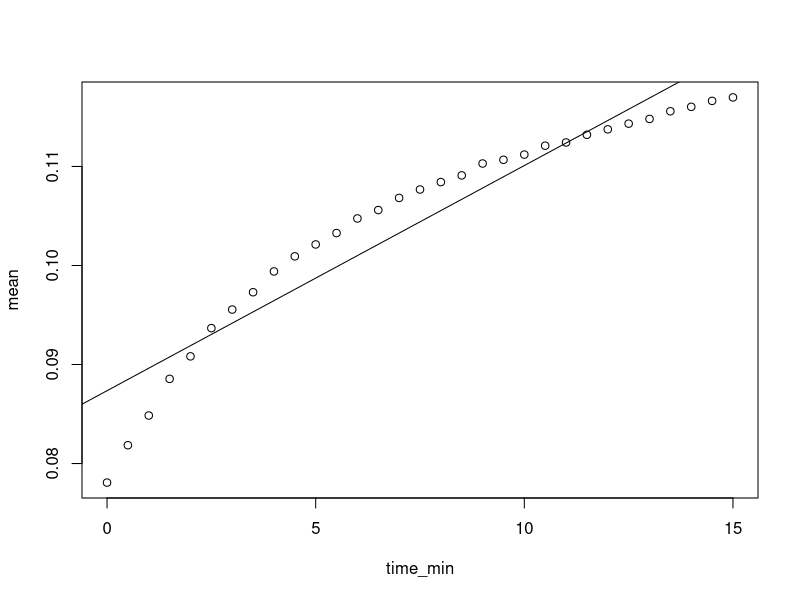
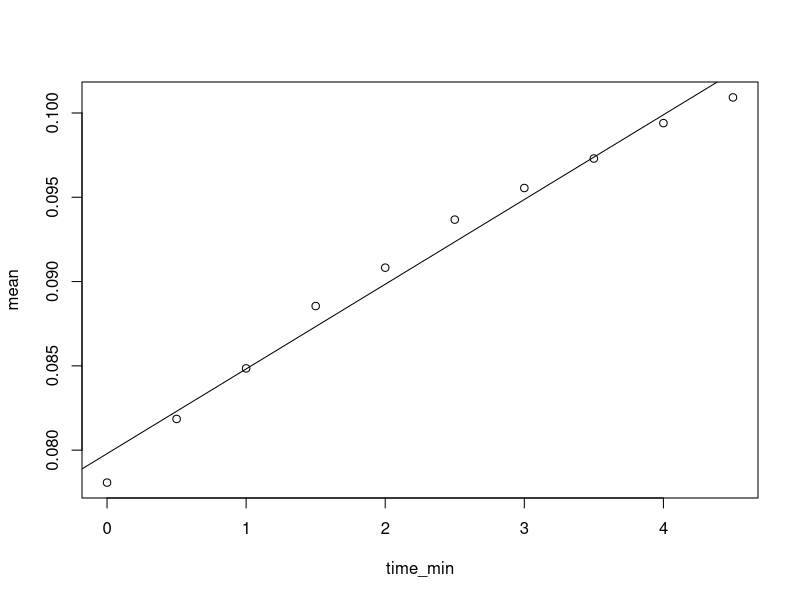
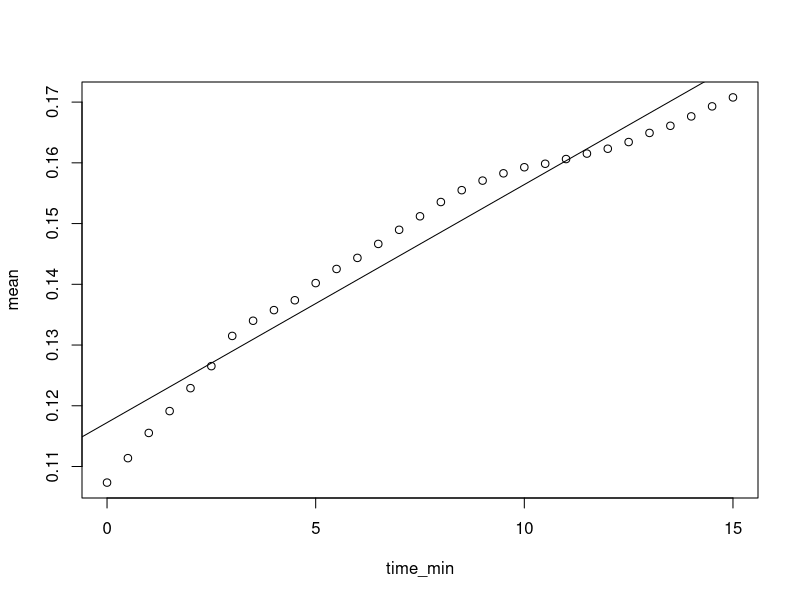
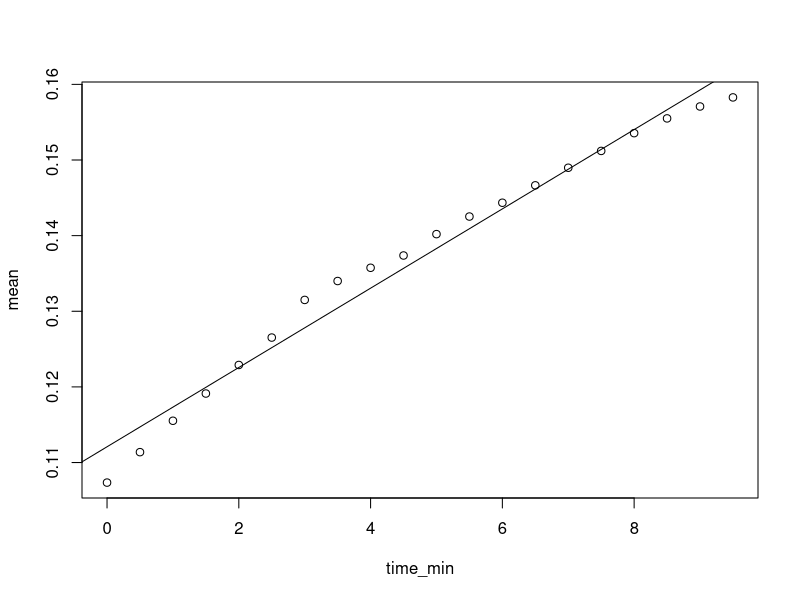
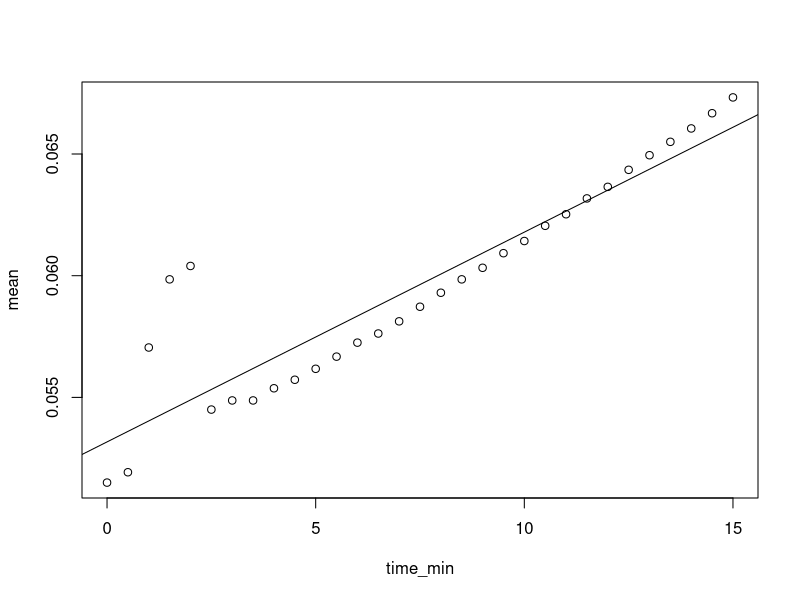
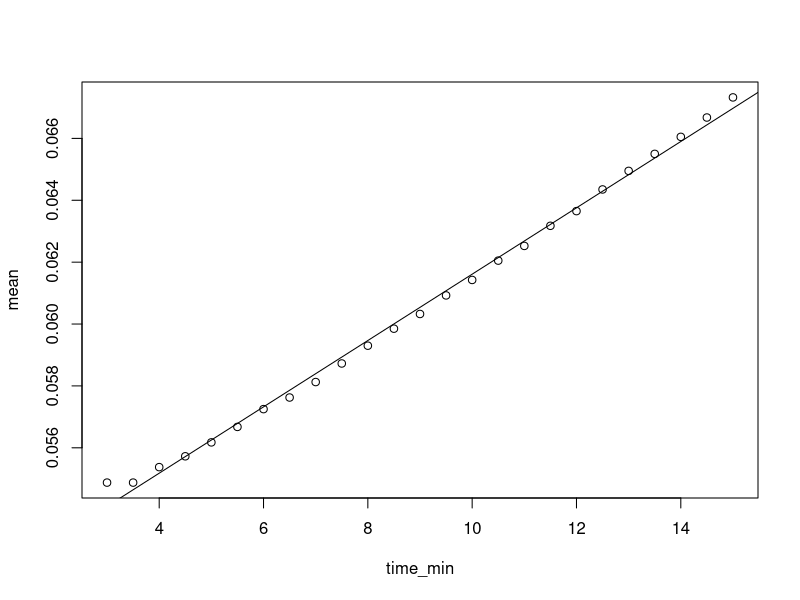
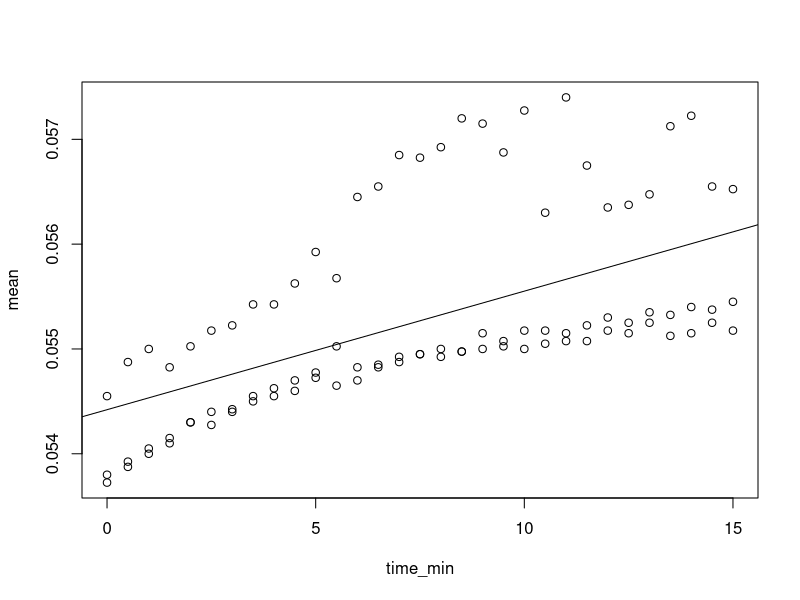
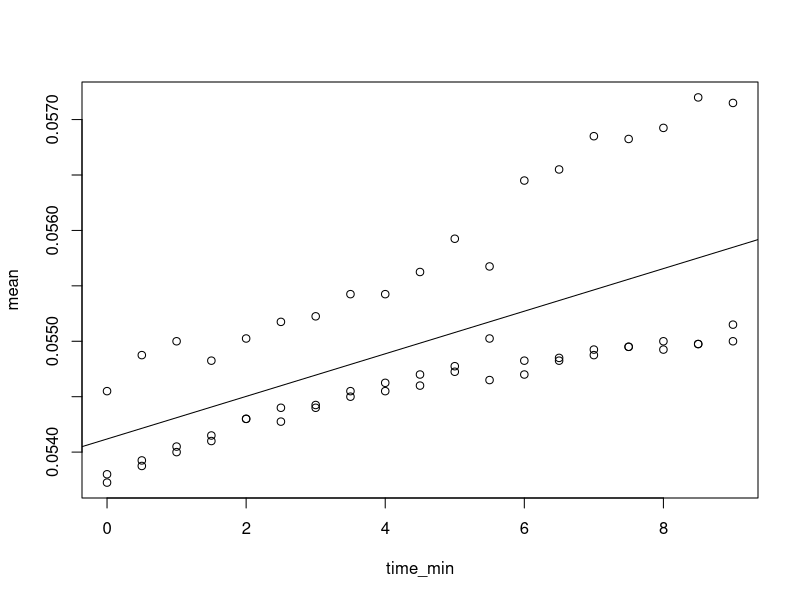

R code for these plots, in order:
## ---- chunk 1
library(readr)
library(dplyr)
library(tidyverse)
library(lme4)
## ---- chunk 2

# Load data
mbth_needle.dat <- read_csv("Data/Clean/clean_MBTH_needle_masceration.csv")
abts_needle.dat <- read_csv("Data/Clean/clean_ABTS_needle_masceration.csv")
ldopa_needle.dat <- read_csv("Data/Clean/clean_LDOPA_needle_masceration.csv")
dmp_needle.dat <- read_csv("Data/Clean/clean_DMP_needle_masceration.csv")

# Summarize mean values for technical replicates for each time point

mbth_needle.sum <- mbth_needle.dat |> 
  separate(sample,
           into = c("method", "replicate")) |>
  filter(method %in% c("shake", "soak", "turrax")) |> 
  group_by(time_min, method, treatment,replicate) |> 
  summarise(mean = mean(absorbance)) |> 
  mutate(substrate = "MBTH/DMAB")
mbth_needle.sum$method <- fct_relevel(mbth_needle.sum$method, "soak", "shake", "turrax")
mbth_needle.sum$treatment <- fct_relevel(mbth_needle.sum$treatment, "A_H2O2", "A", "B_H2O2", "B")


abts_needle.sum <- abts_needle.dat |> 
  separate(sample,
           into = c("method", "replicate")) |> 
  group_by(time_min, method, treatment,replicate) |> 
  summarise(mean = mean(absorbance))|> 
  mutate(substrate = "ABTS")
abts_needle.sum$method <- fct_relevel(abts_needle.sum$method, "soak", "shake", "turrax")
abts_needle.sum$treatment <- fct_relevel(abts_needle.sum$treatment, "A_H2O2", "A", "B_H2O2", "B")

ldopa_needle.sum <- ldopa_needle.dat |> 
  separate(sample,
           into = c("method", "replicate")) |> 
  group_by(time_min, method, treatment,replicate) |> 
  summarise(mean = mean(absorbance)) |> 
  mutate(substrate = "L-DOPA")
ldopa_needle.sum$method <- fct_relevel(ldopa_needle.sum$method, "soak", "shake", "turrax")
ldopa_needle.sum$treatment <- fct_relevel(ldopa_needle.sum$treatment, "A_H2O2", "A", "B_H2O2", "B")

dmp_needle.sum <- dmp_needle.dat |> 
  separate(sample,
           into = c("method", "replicate")) |> 
  group_by(time_min, method, treatment,replicate) |> 
  summarise(mean = mean(absorbance)) |> 
  mutate(substrate = "DMP")
dmp_needle.sum$method <- fct_relevel(dmp_needle.sum$method, "soak", "shake", "turrax")
dmp_needle.sum$treatment <- fct_relevel(dmp_needle.sum$treatment, "A_H2O2", "A", "B_H2O2", "B")

## ---- chunk 3
substrate_needle_list<-list(mbth_needle.sum,abts_needle.sum,ldopa_needle.sum,dmp_needle.sum)

#make empty list for dataframes with slopes added 
substrate_needle_list_slope<-list()
for (i in 1:length(substrate_needle_list)){
substrate_needle_list[[i]]<-substrate_needle_list[[i]][-which(substrate_needle_list[[i]]$time_min > 15),] #this trims to first 15 mins (as done in the figure - improves r.squ by capturing rate of increase before plateau)
  
substrate_needle_list_slope[[i]]<-substrate_needle_list[[i]] %>% 
  group_by(time_min, method,replicate) %>% #for each time point
  mutate(Mn_depen = mean[2]-mean[4])%>% # this function subtracts the mean MnSO4 and EDTA activity
  ungroup # the resulting df will have repeated values of the calculated differences for every time point 

substrate_needle_list_slope[[i]]<-substrate_needle_list_slope[[i]] %>% 
  group_by(method, treatment,replicate) %>% #for each time point
  mutate(slope = coef(lm(mean~time_min))[2])%>% # this function determines slope for each treatment
  ungroup 

substrate_needle_list_slope[[i]]<-substrate_needle_list_slope[[i]] %>% 
  group_by(method, treatment,replicate) %>% #for each time point
  mutate(r.squ = summary(lm(mean~time_min))$adj.r.squared)%>% # this function determines r sqj for each treatment
  ungroup
}


#pull out to make a new dataframe that isolates the slopes 
activity_all_treatments<-rbind(substrate_needle_list_slope[[1]][1:36,-c(1,5,7)],substrate_needle_list_slope[[2]][1:36,-c(1,5,7)],substrate_needle_list_slope[[3]][1:36,-c(1,5,7)],substrate_needle_list_slope[[4]][1:36,-c(1,5,7)])


## ---- chunk 4
activity_all_treatments[which(activity_all_treatments$r.squ < 0.95),]

low.r.sq1 <- mbth_needle.sum |> 
  filter(method == "shake") |> 
  filter(replicate == "2") |>
  filter(treatment == "B")

plot(mean~time_min,data = low.r.sq1[which(low.r.sq1$time_min < 15.5),]) #split into two linear phases
abline(lm(mean~time_min,data = low.r.sq1[which(low.r.sq1$time_min < 15.5),]))
plot(mean~time_min,data = low.r.sq1[which(low.r.sq1$time_min < 5),]) #fix by using first 5
abline(lm(mean~time_min,data = low.r.sq1[which(low.r.sq1$time_min < 5),]))

low.r.sq2 <- abts_needle.sum |> 
  filter(method == "soak") |> 
  filter(replicate == "2") |>
  filter(treatment == "A_H2O2")

plot(mean~time_min,data = low.r.sq2[which(low.r.sq2$time_min < 15.5),]) #split into two linear phases
abline(lm(mean~time_min,data = low.r.sq2[which(low.r.sq2$time_min < 15.5),]))
plot(mean~time_min,data = low.r.sq2[which(low.r.sq2$time_min < 10),]) #fix using first 10
abline(lm(mean~time_min,data = low.r.sq2[which(low.r.sq2$time_min < 10),]))

low.r.sq3 <- dmp_needle.sum |> 
  filter(method == "shake") |> 
  filter(replicate == "1") |>
  filter(treatment == "B")

plot(mean~time_min,data = low.r.sq3[which(low.r.sq3$time_min < 15.5),]) #a clear little increase then crash 
abline(lm(mean~time_min,data = low.r.sq3[which(low.r.sq3$time_min < 15.5),]))
plot(mean~time_min,data = low.r.sq3[which(between(low.r.sq3$time_min,3,15)),]) # exlcude first 3 mins
abline(lm(mean~time_min,data = low.r.sq3[which(between(low.r.sq3$time_min,3,15)),]))

low.r.sq4 <- ldopa_needle.sum |> 
  filter(method == "shake") |> 
  filter(treatment == "A")

plot(mean~time_min,data = low.r.sq4[which(low.r.sq4$time_min < 15.5),]) #use only 0-9 mins for rep three
abline(lm(mean~time_min,data = low.r.sq4[which(low.r.sq4$time_min < 15.5),]))
plot(mean~time_min,data = low.r.sq4[which(between(low.r.sq4$time_min,0,9)),]) #use only 0-9 mins for rep three
abline(lm(mean~time_min,data = low.r.sq4[which(between(low.r.sq4$time_min,0,9)),]))

low.r.sq5 <- ldopa_needle.sum |> 
  filter(method == "shake") |> 
  filter(treatment == "B") |>
  filter(replicate == "3")

plot(mean~time_min,data = low.r.sq5[which(low.r.sq5$time_min < 15.5),]) #exlcude first 1 min from rep three
abline(lm(mean~time_min,data = low.r.sq5[which(low.r.sq5$time_min < 15.5),]))
plot(mean~time_min,data = low.r.sq5[which(between(low.r.sq5$time_min,1,15)),]) 
abline(lm(mean~time_min,data = low.r.sq5[which(between(low.r.sq5$time_min,1,15)),]))

low.r.sq6 <- ldopa_needle.sum |> 
  filter(method == "soak") |> 
  filter(treatment == "B")

plot(mean~time_min,data = low.r.sq6) #just kinda crummy because change in absorbance is so low 
abline(lm(mean~time_min,data = low.r.sq6))
plot(mean~time_min,data = low.r.sq6[which(between(low.r.sq6$time_min,3,15)),]) #try slope between 3 and 15 for replicate 1 
abline(lm(mean~time_min,data = low.r.sq6[which(between(low.r.sq6$time_min,3,15)),]))

low.r.sq7 <- ldopa_needle.sum |> 
  filter(method == "soak") |> 
  filter(treatment == "B_H2O2")|>
  filter(replicate == "1")

plot(mean~time_min,data = low.r.sq7[which(between(low.r.sq7$time_min,0,15)),]) #remove first 1.5 mins from rep 2 and first 2 mins from rep 3
abline(lm(mean~time_min,data = low.r.sq7[which(between(low.r.sq7$time_min,0,15)),]))

low.r.sq8 <- ldopa_needle.sum |> 
  filter(method == "turrax") |> 
  filter(treatment == "B") |>
  filter(replicate == "3")

plot(mean~time_min,data = low.r.sq8[which(between(low.r.sq8$time_min,0.5,6.5)),]) #two phase - take the first 6.5 mins
abline(lm(mean~time_min,data = low.r.sq8[which(between(low.r.sq8$time_min,0.5,6.5)),]))
## ---- chunk 5
##note!!! this block needs to be run *IN ORDER* because variable names are repeated (slope and r.squ)

#Shake, B, rep 2, sub MBTH/DMAB
slope<-coef(lm(mean~time_min, data = mbth_needle.sum[which(mbth_needle.sum$method == "shake" & 
                                                      mbth_needle.sum$replicate == "2" & 
                                                      mbth_needle.sum$treatment == "B" &
                                                      between(mbth_needle.sum$time_min,0,5)),]))[2]

r.squ<-summary(lm(mean~time_min, data = mbth_needle.sum[which(mbth_needle.sum$method == "shake" & 
                                                      mbth_needle.sum$replicate == "2" & 
                                                      mbth_needle.sum$treatment == "B" &
                                                      between(mbth_needle.sum$time_min,0,5)),]))$adj.r.squared

activity_all_treatments[which(activity_all_treatments$method == "shake" & activity_all_treatments$treatment == "B" & activity_all_treatments$replicate == "2" & activity_all_treatments$substrate == "MBTH/DMAB"),5]<-slope
activity_all_treatments[which(activity_all_treatments$method == "shake" & activity_all_treatments$treatment == "B" & activity_all_treatments$replicate == "2" & activity_all_treatments$substrate == "MBTH/DMAB"),6]<-r.squ

#Soak, A_H2O2, rep 2, sub ABTS
slope<-coef(lm(mean~time_min, data = abts_needle.sum[which(abts_needle.sum$method == "soak" & 
                                                      abts_needle.sum$replicate == "2" & 
                                                      abts_needle.sum$treatment == "A_H2O2" &
                                                      between(abts_needle.sum$time_min,0,10)),]))[2]

r.squ<-summary(lm(mean~time_min, data = abts_needle.sum[which(abts_needle.sum$method == "soak" & 
                                                      abts_needle.sum$replicate == "2" & 
                                                      abts_needle.sum$treatment == "A_H2O2" &
                                                      between(abts_needle.sum$time_min,0,10)),]))$adj.r.squared

activity_all_treatments[which(activity_all_treatments$method == "soak" & activity_all_treatments$treatment == "A_H2O2" & activity_all_treatments$replicate == "2" & activity_all_treatments$substrate == "ABTS"),5]<-slope
activity_all_treatments[which(activity_all_treatments$method == "soak" & activity_all_treatments$treatment == "A_H2O2" & activity_all_treatments$replicate == "2" & activity_all_treatments$substrate == "ABTS"),6]<-r.squ

#Shake, B, rep 1, sub DMP
slope<-coef(lm(mean~time_min, data = dmp_needle.sum[which(dmp_needle.sum$method == "shake" & 
                                                      dmp_needle.sum$replicate == "1" & 
                                                      dmp_needle.sum$treatment == "B" &
                                                      between(dmp_needle.sum$time_min,3,15)),]))[2]

r.squ<-summary(lm(mean~time_min, data = dmp_needle.sum[which(dmp_needle.sum$method == "shake" & 
                                                      dmp_needle.sum$replicate == "1" & 
                                                      dmp_needle.sum$treatment == "B" &
                                                      between(dmp_needle.sum$time_min,3,15)),]))$adj.r.squared

activity_all_treatments[which(activity_all_treatments$method == "shake" & activity_all_treatments$treatment == "B" & activity_all_treatments$replicate == "1" & activity_all_treatments$substrate == "DMP"),5]<-slope
activity_all_treatments[which(activity_all_treatments$method == "shake" & activity_all_treatments$treatment == "B" & activity_all_treatments$replicate == "1" & activity_all_treatments$substrate == "DMP"),6]<-r.squ

#Shake, A, rep 3, sub ldopa
slope<-coef(lm(mean~time_min, data = ldopa_needle.sum[which(ldopa_needle.sum$method == "shake" & 
                                                      ldopa_needle.sum$replicate == "3" & 
                                                      ldopa_needle.sum$treatment == "A" &
                                                      between(ldopa_needle.sum$time_min,0,9)),]))[2]

r.squ<-summary(lm(mean~time_min, data = ldopa_needle.sum[which(ldopa_needle.sum$method == "shake" & 
                                                      ldopa_needle.sum$replicate == "3" & 
                                                      ldopa_needle.sum$treatment == "A" &
                                                      between(ldopa_needle.sum$time_min,0,9)),]))$adj.r.squared

activity_all_treatments[which(activity_all_treatments$method == "shake" & activity_all_treatments$treatment == "A" & activity_all_treatments$replicate == "3" & activity_all_treatments$substrate == "L-DOPA"),5]<-slope
activity_all_treatments[which(activity_all_treatments$method == "shake" & activity_all_treatments$treatment == "A" & activity_all_treatments$replicate == "3" & activity_all_treatments$substrate == "L-DOPA"),6]<-r.squ

#Shake, B, rep 3, sub ldopa
slope<-coef(lm(mean~time_min, data = ldopa_needle.sum[which(ldopa_needle.sum$method == "shake" & 
                                                      ldopa_needle.sum$replicate == "3" & 
                                                      ldopa_needle.sum$treatment == "B" &
                                                      between(ldopa_needle.sum$time_min,1.5,15)),]))[2]

r.squ<-summary(lm(mean~time_min, data = ldopa_needle.sum[which(ldopa_needle.sum$method == "shake" & 
                                                      ldopa_needle.sum$replicate == "3" & 
                                                      ldopa_needle.sum$treatment == "B" &
                                                      between(ldopa_needle.sum$time_min,1.5,15)),]))$adj.r.squared

activity_all_treatments[which(activity_all_treatments$method == "shake" & activity_all_treatments$treatment == "B" & activity_all_treatments$replicate == "3" & activity_all_treatments$substrate == "L-DOPA"),5]<-slope
activity_all_treatments[which(activity_all_treatments$method == "shake" & activity_all_treatments$treatment == "B" & activity_all_treatments$replicate == "3" & activity_all_treatments$substrate == "L-DOPA"),6]<-r.squ

#Soak, B, rep 1, sub ldopa
slope<-coef(lm(mean~time_min, data = ldopa_needle.sum[which(ldopa_needle.sum$method == "soak" & 
                                                      ldopa_needle.sum$replicate == "1" & 
                                                      ldopa_needle.sum$treatment == "B" &
                                                      between(ldopa_needle.sum$time_min,3,15)),]))[2]

r.squ<-summary(lm(mean~time_min, data = ldopa_needle.sum[which(ldopa_needle.sum$method == "soak" & 
                                                      ldopa_needle.sum$replicate == "1" & 
                                                      ldopa_needle.sum$treatment == "B" &
                                                      between(ldopa_needle.sum$time_min,3,15)),]))$adj.r.squared

activity_all_treatments[which(activity_all_treatments$method == "soak" & activity_all_treatments$treatment == "B" & activity_all_treatments$replicate == "1" & activity_all_treatments$substrate == "L-DOPA"),5]<-slope
activity_all_treatments[which(activity_all_treatments$method == "soak" & activity_all_treatments$treatment == "B" & activity_all_treatments$replicate == "1" & activity_all_treatments$substrate == "L-DOPA"),6]<-r.squ

#Soak, B_H2O2, rep 2, sub ldopa
slope<-coef(lm(mean~time_min, data = ldopa_needle.sum[which(ldopa_needle.sum$method == "soak" & 
                                                      ldopa_needle.sum$replicate == "2" & 
                                                      ldopa_needle.sum$treatment == "B_H2O2" &
                                                      between(ldopa_needle.sum$time_min,2,15)),]))[2]

r.squ<-summary(lm(mean~time_min, data = ldopa_needle.sum[which(ldopa_needle.sum$method == "soak" & 
                                                      ldopa_needle.sum$replicate == "2" & 
                                                      ldopa_needle.sum$treatment == "B_H2O2" &
                                                      between(ldopa_needle.sum$time_min,2,15)),]))$adj.r.squared

activity_all_treatments[which(activity_all_treatments$method == "soak" & activity_all_treatments$treatment == "B_H2O2" & activity_all_treatments$replicate == "2" & activity_all_treatments$substrate == "L-DOPA"),5]<-slope
activity_all_treatments[which(activity_all_treatments$method == "soak" & activity_all_treatments$treatment == "B_H2O2" & activity_all_treatments$replicate == "2" & activity_all_treatments$substrate == "L-DOPA"),6]<-r.squ

#Soak, B_H2O2, rep 3, sub ldopa
slope<-coef(lm(mean~time_min, data = ldopa_needle.sum[which(ldopa_needle.sum$method == "soak" & 
                                                      ldopa_needle.sum$replicate == "3" & 
                                                      ldopa_needle.sum$treatment == "B_H2O2" &
                                                      between(ldopa_needle.sum$time_min,2.5,15)),]))[2]

r.squ<-summary(lm(mean~time_min, data = ldopa_needle.sum[which(ldopa_needle.sum$method == "soak" & 
                                                      ldopa_needle.sum$replicate == "3" & 
                                                      ldopa_needle.sum$treatment == "B_H2O2" &
                                                      between(ldopa_needle.sum$time_min,2.5,15)),]))$adj.r.squared


activity_all_treatments[which(activity_all_treatments$method == "soak" & activity_all_treatments$treatment == "B_H2O2" & activity_all_treatments$replicate == "3" & activity_all_treatments$substrate == "L-DOPA"),5]<-slope
activity_all_treatments[which(activity_all_treatments$method == "soak" & activity_all_treatments$treatment == "B_H2O2" & activity_all_treatments$replicate == "3" & activity_all_treatments$substrate == "L-DOPA"),6]<-r.squ

#Turrax, B, rep 3, sub ldopa
slope<-coef(lm(mean~time_min, data = ldopa_needle.sum[which(ldopa_needle.sum$method == "turrax" & 
                                                      ldopa_needle.sum$replicate == "3" & 
                                                      ldopa_needle.sum$treatment == "B" &
                                                      between(ldopa_needle.sum$time_min,0.5,6.5)),]))[2]

r.squ<-summary(lm(mean~time_min, data = ldopa_needle.sum[which(ldopa_needle.sum$method == "turrax" & 
                                                      ldopa_needle.sum$replicate == "3" & 
                                                      ldopa_needle.sum$treatment == "B" &
                                                      between(ldopa_needle.sum$time_min,0.5,6.5)),]))$adj.r.squared

activity_all_treatments[which(activity_all_treatments$method == "turrax" & activity_all_treatments$treatment == "B" & activity_all_treatments$replicate == "3" & activity_all_treatments$substrate == "L-DOPA"),5]<-slope
activity_all_treatments[which(activity_all_treatments$method == "turrax" & activity_all_treatments$treatment == "B" & activity_all_treatments$replicate == "3" & activity_all_treatments$substrate == "L-DOPA"),6]<-r.squ

#check to see that I improve the ones I wanted...
activity_all_treatments[which(activity_all_treatments$r.squ < 0.95),] #the remaining R_squ are all above 0.80 and mostly just stocastic due to low change in absorbance
## ---- chunk 6
activity_all_treatments<-activity_all_treatments %>% 
  group_by(substrate,method,replicate,grp= case_when(treatment %in% c("A_H2O2","B_H2O2","B")~1 
)) %>% #I want to subtract background from both A_H2O2 and B_H2O2 so this groups the three treatments I need for equation
  mutate(ratio = ((slope[3]-slope[2])/(slope[1]-slope[2])))%>% # this function calculates what proportion of activity out of total peroxidase activity is Mn-independent (B_H2O2-B)/(A_H2O2-B) 
  ungroup %>% 
  select(-grp)

#the resulting data frame has NA for A treatment because it was excluded from grouping.
#if the ratio is greater than 1 this means that there was a greater rate without Mn than with - and this appears to be the case with some ABTS reactions...
#if the ratio is negative it means that without H2O2 the ratio was greater - this is also happens with ABTS but its because the slopes are so small... 
## ---- chunk 7
#make a simpler table
Mn_dependancy<-activity_all_treatments[which(activity_all_treatments$treatment == "A_H2O2"),c(1,3,4,7)]
Mn_dependancy$substrate<-as.factor(Mn_dependancy$substrate)
Mn_dependancy$replicate<-as.factor(Mn_dependancy$replicate)
Mn_dependancy$ratio<-as.numeric(Mn_dependancy$ratio)
Mn_dependancy <- Mn_dependancy |> 
  mutate(method = recode(method,
                         "soak" = "Soaking",
                         "shake" = "Shaking",
                         "turrax" = "Fine homogenization"))
write_csv(Mn_dependancy, "Data/Clean/Mn_dependancy_ratios_clean.csv")

#plot to visualize
plot(Mn_dependancy$ratio~Mn_dependancy$method)#ratio is increased in Turrax Treatment 
plot(Mn_dependancy$ratio~as.factor(Mn_dependancy$substrate))
## ---- chunk 8
#ABTS because it does not distinguish between when Mn is present and when it is not is exluced from this analysis as the main focus is the sample homogenization method
ratio.lm<-lm(ratio~method+substrate,data = Mn_dependancy[-which(Mn_dependancy$substrate == "ABTS"),])
summary(ratio.lm)
anova(ratio.lm)
TukeyHSD(aov(ratio~method+substrate,data = Mn_dependancy[-which(Mn_dependancy$substrate == "ABTS"),]))
plot(ratio.lm)
